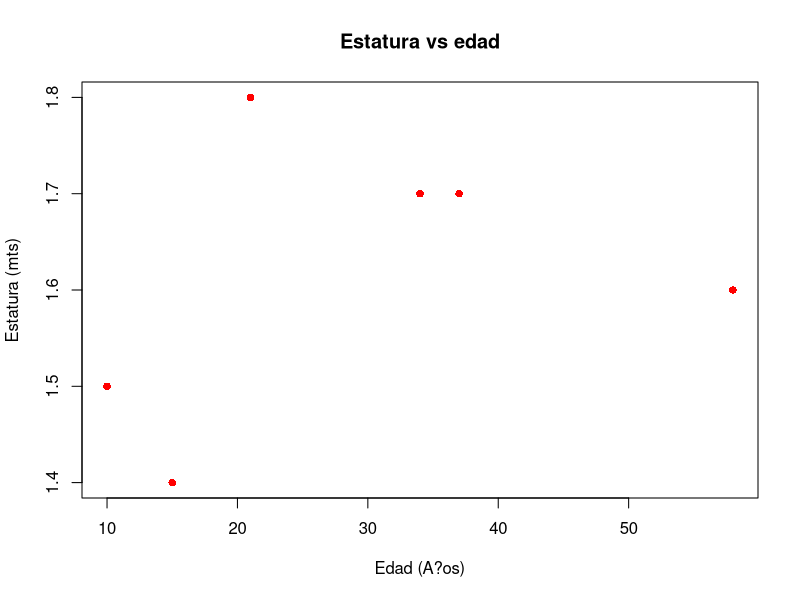
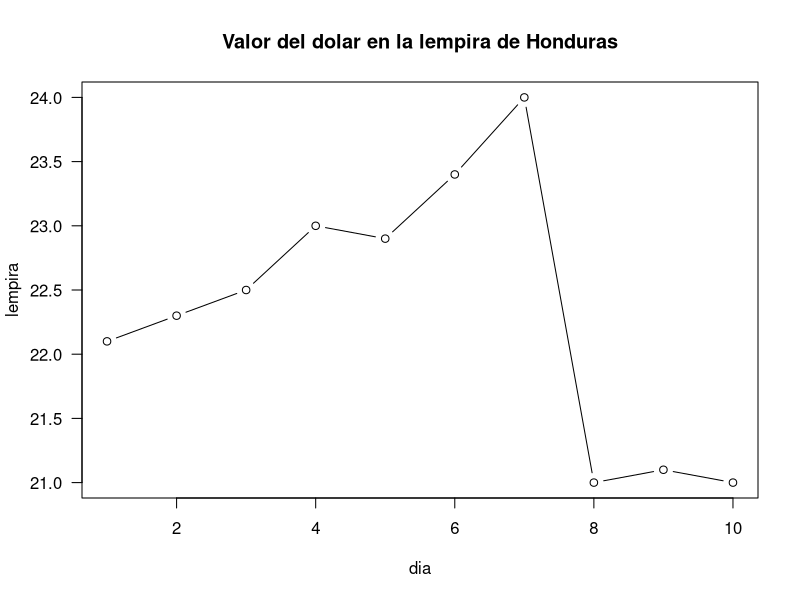
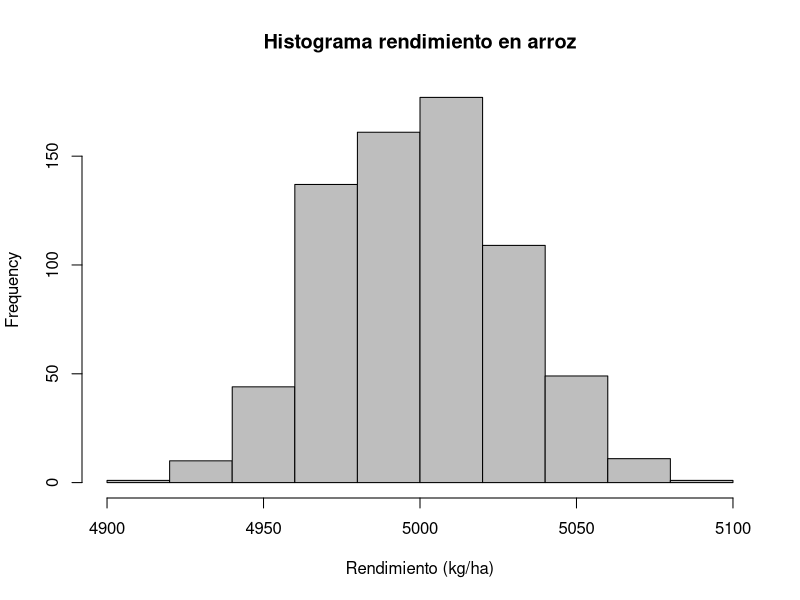
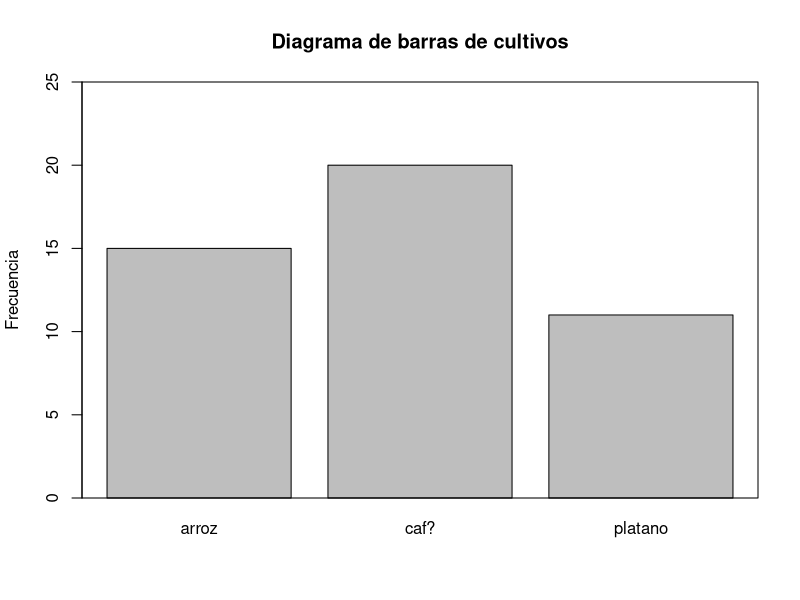
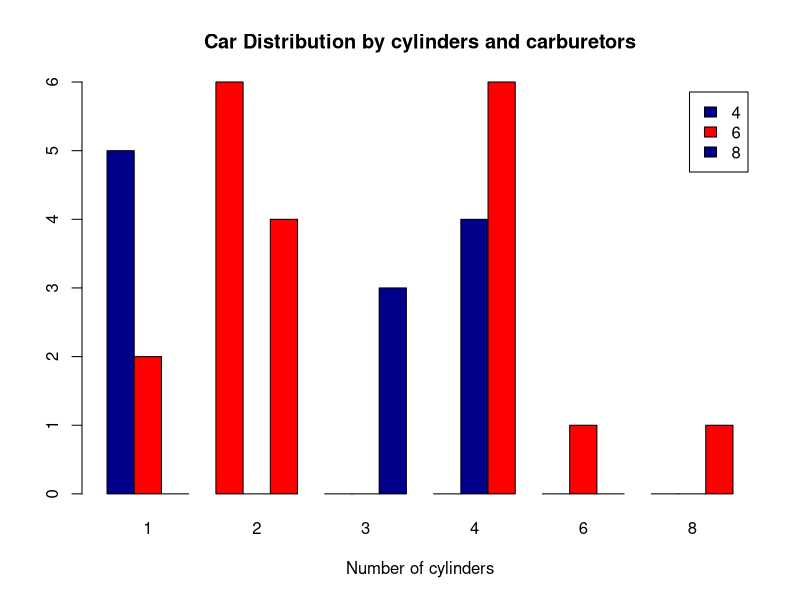
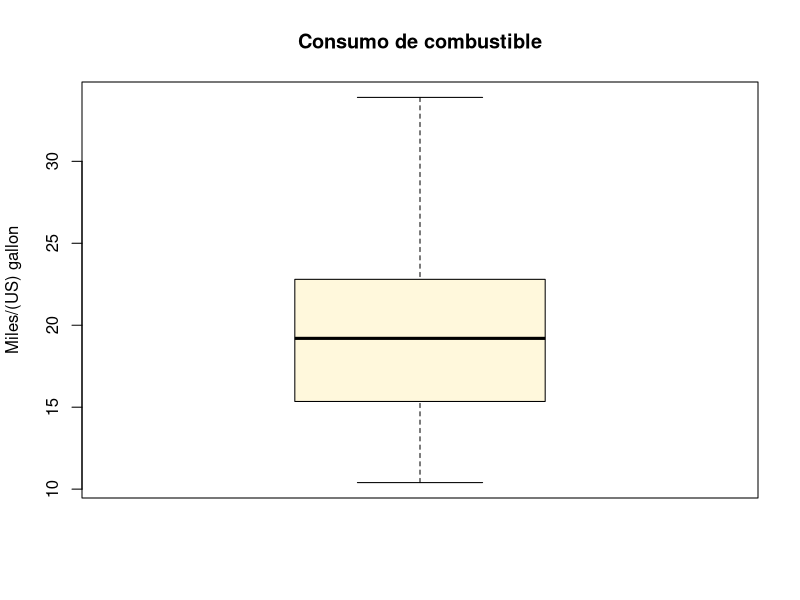
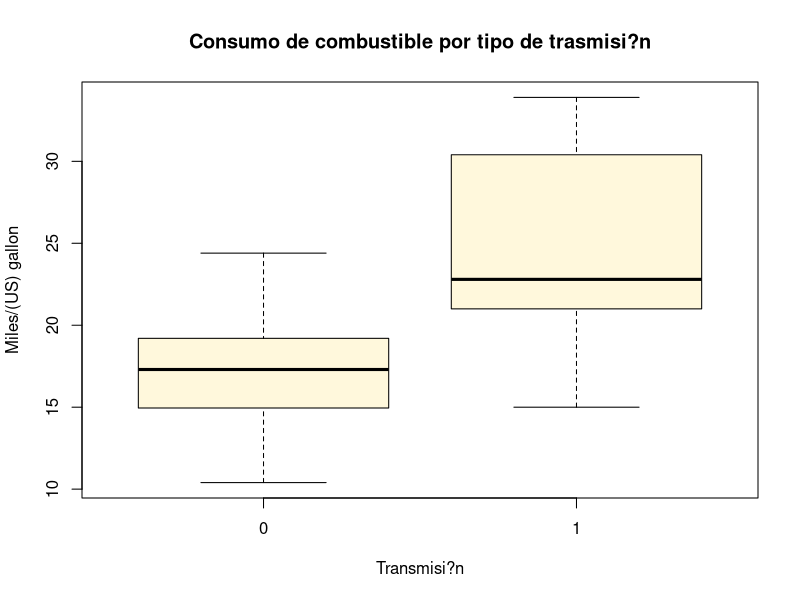
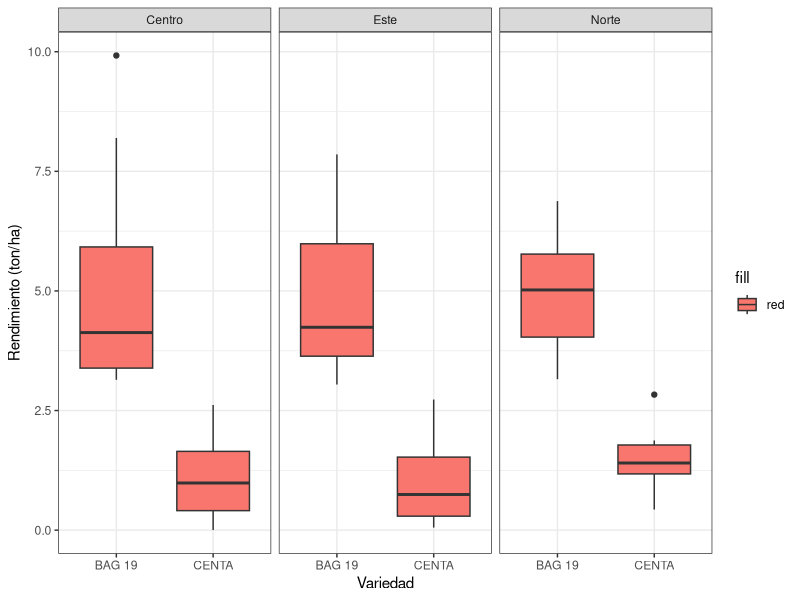

The R source for these figures, in order:

# Graficos descriptivos en R


# Diagrama de dispersion

edad     <- c(21,34,10,15,37,58)
 
estatura <- c(1.8,1.7,1.5,1.4,1.7,1.6)

plot(edad,estatura,col="red",pch=16,main= 'Estatura vs edad', 
     xlab = 'Edad (A?os)', ylab = 'Estatura (mts)')

# Tiempo

dia <- c(1:10)

lempira <- c(22.1,22.3,22.5,23,22.9,23.4,24,21,21.1,21)

plot(dia,lempira,type='b',las=1,main='Valor del dolar en la lempira de Honduras')

# Histograma de rendimeinto

x <- rnorm(700,mean = 5000, sd = 30 )

hist(x,xlab = 'Rendimiento (kg/ha)',main = 'Histograma rendimiento en arroz' ,col='gray')

# Diagrama de barras

cultivos <- c(array('caf?',20),array('arroz',15),array('platano',11))

tabcultivos <- table(cultivos)

barplot(tabcultivos, ylim=c(0,25), main = 'Diagrama de barras de cultivos',ylab='Frecuencia')
box()

# Grouped Bar Plot

counts <- table(mtcars$cyl, mtcars$carb)
barplot(counts, main="Car Distribution by cylinders and carburetors",
        xlab="Number of cylinders", col=c("darkblue","red"),
        legend = rownames(counts), beside=TRUE)

# Boxplot



boxplot(mtcars$mpg,main='Consumo de combustible',
        ylab='Miles/(US) gallon',col='cornsilk')


boxplot(mpg~am,data=mtcars,main='Consumo de combustible por tipo de trasmisi?n',
        ylab='Miles/(US) gallon',col='cornsilk',xlab='Transmisi?n')

# Ggplot2

library(ggplot2)

trigo <- read.csv('DATOS/baseTrigo.csv',header = T)

ggplot(trigo,aes(x= Variedad,y=Rend,fill="red"))+geom_boxplot()+facet_grid(.~ubicacion)+
  theme_bw()+ylab('Rendimiento (ton/ha)')+xlab('Variedad')

ggplot(trigo,aes(x=Rend))+geom_histogram(bins = 20,colour='green',fill='yellow')+ggtitle('Histograma de rendimiento de trigo')+ylab('rendimiento en kg/ha')


ggplot(trigo,aes(x=tiemp,y =Rend ))+geom_point(aes(colour=Variedad))+geom_smooth(aes(colour=Variedad))


ggplot(trigo,aes(x=tiemp,y =Rend ))+geom_point()+geom_smooth()+facet_grid(.~ubicacion) +theme_bw()+
  ggtitle('Distrubucion Rendimiento por locacion')



ggplot(iris,aes(x=Sepal.Length,y=Petal.Length))+geom_point(aes(color = Species, size = Petal.Width),alpha=0.7)


